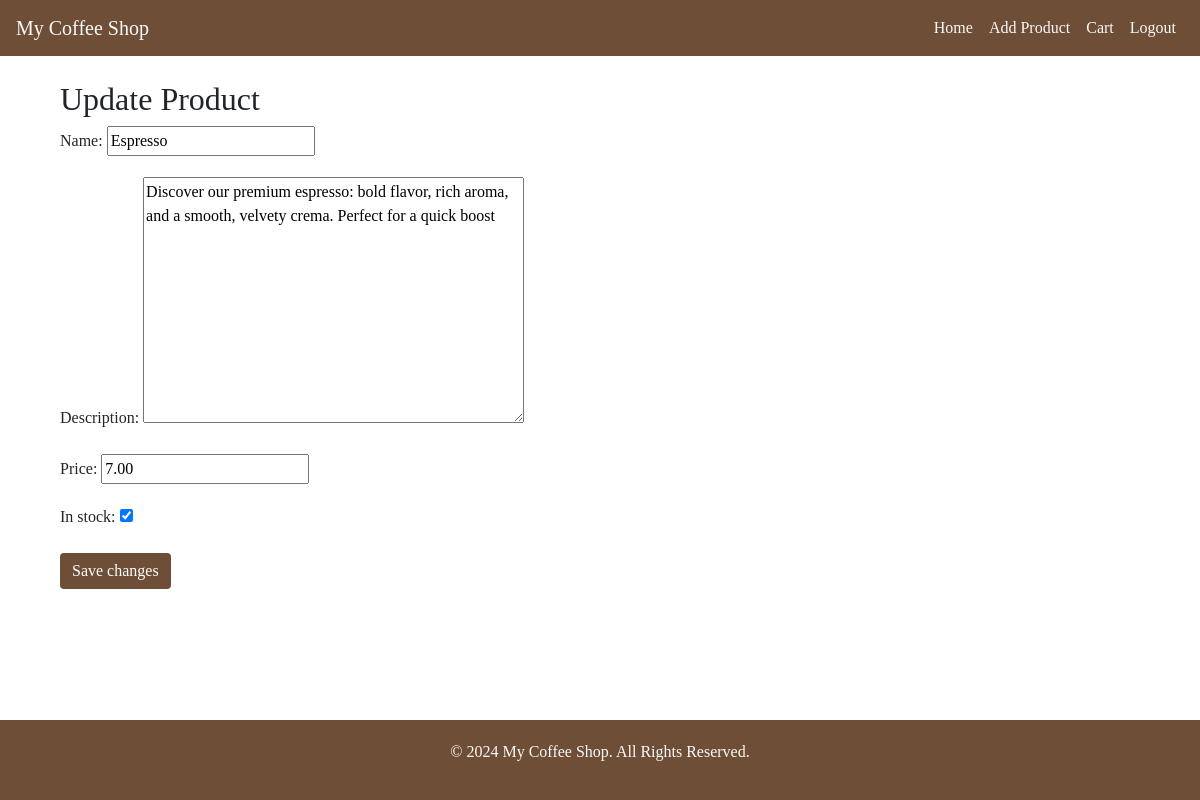
/update_product/3/ (signed in), run on the app's committed database.
### shop/models.py (models this page shows, shortened)
class Product(models.Model):
    name = models.CharField(max_length=100)
    description = models.TextField()
    price = models.DecimalField(max_digits=6, decimal_places=2)
    in_stock = models.BooleanField(default=True)

### shop/views.py (the view)
# urls.py: path('update_product/<int:pk>/', update_product, name='update_product'),
@login_required
def update_product(request, pk):
    product = get_object_or_404(Product, pk=pk)
    if request.method == 'POST':
        form = ProductForm(request.POST, instance=product)
        if form.is_valid():
            form.save()
            return redirect('product_detail', pk=product.pk)
    else:
        form = ProductForm(instance=product)
    return render(request, 'shop/update_product.html', {'form': form})

### shop/forms.py
class ProductForm(forms.ModelForm):
    class Meta:
        model = Product
        fields = ['name', 'description', 'price', 'in_stock']

### shop/templates/shop/update_product.html (shortened to what this page needs)
{% extends 'base.html' %}
{% block content %}
<div class="container mt-4">
    <h2>Update Product</h2>
    <form method="post">
        {{ form.as_p }}
        <button type="submit" class="btn btn-primary">Save changes</button>
    </form>
</div>
{% endblock %}

### static/css/styles.css (style rules this page uses)
html, body { height: 100%; }
body { display: flex; flex-direction: column; margin: 0; }
.container { flex: 1; }

### templates/base.html (style rules this page uses)
body { font-family: 'Lora', serif; }
.btn-primary { background-color: #6f4e37; border: none; }

### data on the page
Product: name "Espresso", description "Discover our premium espresso: bold flavor, rich aroma, and a smooth, velvety crema. Perfect for a quick boost", price "7.00", in_stock "☑"
